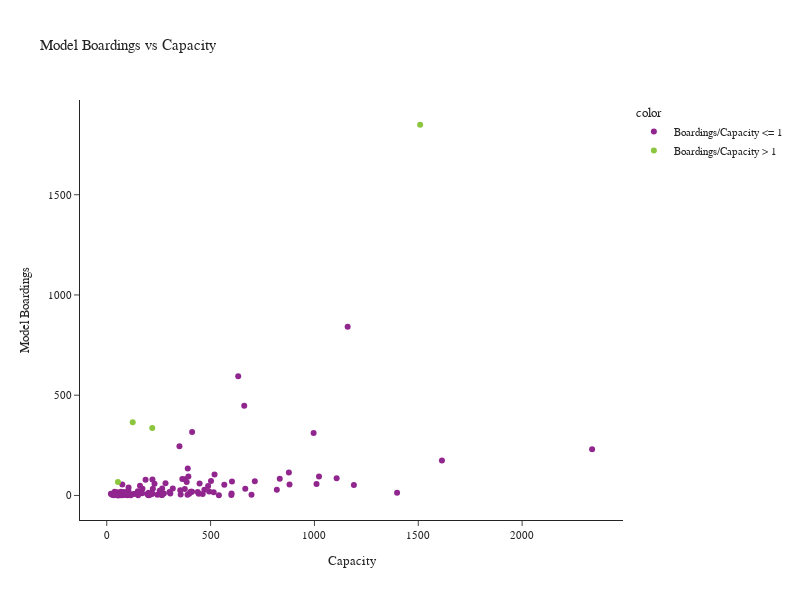

Notebook code cell kept with this figure:
### Code cell
df['color'] = np.where(df['Boardings/Capacity'] > 1, 'Boardings/Capacity > 1', 'Boardings/Capacity <= 1')

fig = px.scatter(df, y='Model Boardings', x='Capacity', title='Model Boardings vs Capacity',
                 hover_data={'name': True, 'Model Boardings': True, 'Capacity': True, 'Boardings/Capacity': ':.2f'},
                 color='color')
fig.update_layout(height=600, width=800)
fig.show()

### Figure 1 — Plotly figure (JSON) as saved in the notebook; plotly's stock layout.template omitted (floating-point values rounded to 4 significant figures; data arrays with more than 128 entries replaced by an {"elided": "..."} marker saying what was removed)
{"data": [{"customdata": {"elided": "134x2 mixed values"}, "hovertemplate": "color=Boardings/Capacity <= 1<br>Capacity=%{x}<br>Model Boardings=%{y}<br>name=%{customdata[0]}<br>Boardings/Capacity=%{customdata[1]:.2f}<extra></extra>", "legendgroup": "Boardings/Capacity <= 1", "marker": {"color": "#91268F", "symbol": "circle"}, "mode": "markers", "name": "Boardings/Capacity <= 1", "orientation": "v", "showlegend": true, "type": "scatter", "x": {"elided": "134 int values"}, "xaxis": "x", "y": {"elided": "134 int values"}, "yaxis": "y"}, {"customdata": [["Northgate TC", 1.225], ["Puyallup Fair's Red Lot", 1.539], ["Calvary Christian Assembly", 2.92], [null, 1.241]], "hovertemplate": "color=Boardings/Capacity > 1<br>Capacity=%{x}<br>Model Boardings=%{y}<br>name=%{customdata[0]}<br>Boardings/Capacity=%{customdata[1]:.2f}<extra></extra>", "legendgroup": "Boardings/Capacity > 1", "marker": {"color": "#8CC63E", "symbol": "circle"}, "mode": "markers", "name": "Boardings/Capacity > 1", "orientation": "v", "showlegend": true, "type": "scatter", "x": [1509, 219, 125, 54], "xaxis": "x", "y": [1849, 337, 365, 67], "yaxis": "y"}], "layout": {"height": 600, "legend": {"title": {"text": "color"}, "tracegroupgap": 0}, "title": {"text": "Model Boardings vs Capacity"}, "width": 800, "xaxis": {"anchor": "y", "domain": [0.0, 1.0], "title": {"text": "Capacity"}}, "yaxis": {"anchor": "x", "domain": [0.0, 1.0], "title": {"text": "Model Boardings"}}}}
